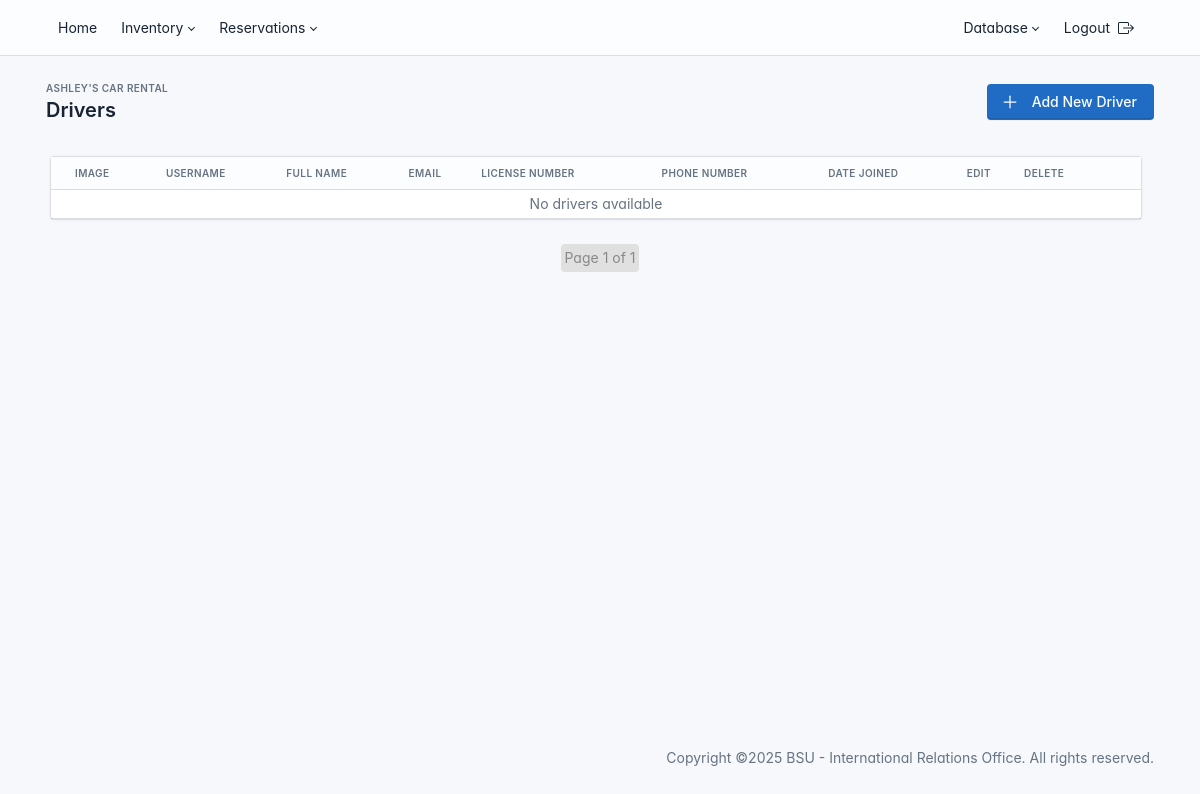
Before: /administrator/drivers/ with the older database file.
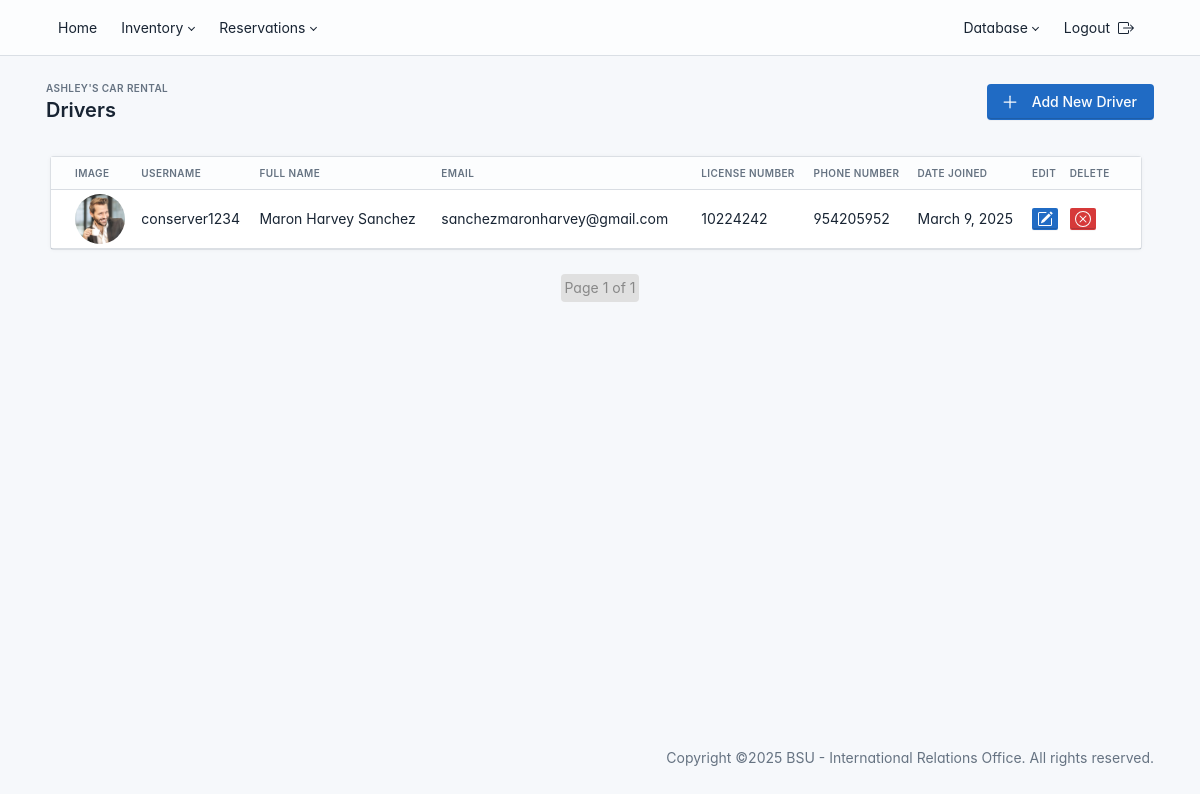
After: the same page with the newer database file.
### administrator/models.py (models this page shows, shortened)
class Driver(models.Model):
    user = models.OneToOneField(User, on_delete=models.CASCADE)
    license_number = models.CharField(max_length=50, unique=True)
    phone_number = models.CharField(max_length=15, unique=True)
    image = models.ImageField(upload_to='driver_images/', default='driver_images/default.jpg', blank=True, null=True)

### administrator/views.py (the view)
# urls.py: path('drivers/', views.driver_list, name='driver_list'),
def driver_list(request):
    drivers = Driver.objects.all()  # Fetch all drivers
    paginator = Paginator(drivers, 10)  # Show 10 drivers per page
    page_number = request.GET.get("page")
    page_obj = paginator.get_page(page_number)
    return render(request, "administrator/driver_list.html", {
        "drivers": page_obj,  # Pass paginated drivers
        "page_obj": page_obj,  # Include page_obj for pagination controls
    })

### templates/administrator/driver_list.html (shortened to what this page needs)
{% extends "administrator/base.html" %}
{% block content %}
<div class="page-wrapper">
    <div class="page-header d-print-none mb-2">
        <div class="container-xl">
            <div class="row g-2 align-items-center">
                <div class="col">
                    <div class="page-pretitle">
                        Ashley's Car Rental
                    </div>
                    <h2 class="page-title">
                        Drivers
                    </h2>
                </div>
                <div class="col-auto ms-auto d-print-none">
                    <div class="btn-list">
                        <a href="#" class="btn btn-primary d-none d-sm-inline-block" data-bs-toggle="modal" data-bs-target="#modal-driver">
                            <svg xmlns="http://www.w3.org/2000/svg" class="icon" width="24" height="24" viewBox="0 0 24 24" stroke-width="2" stroke="currentColor" fill="none" stroke-linecap="round" stroke-linejoin="round">
                                <path stroke="none" d="M0 0h24v24H0z" fill="none"/>
                                <path d="M12 5l0 14" />
                                <path d="M5 12l14 0" />
                            </svg>
                            Add New Driver
                        </a>
                    </div>
                </div>
            </div>
        </div>
    </div>
    <div class="page-body container">
        <div class="row g-2 container">
            <div class="col-12">
                <div class="card">
                    <div class="table-responsive">
                        <table class="table table-sm card-table table-vcenter text-nowrap datatable">
                            <thead>
                                <tr>
                                    <th>Image</th>
                                    <th>Username</th>
                                    <th>Full Name</th>
                                    <th>Email</th>
                                    <th>License Number</th>
                                    <th>Phone Number</th>
                                    <th>Date Joined</th>
                                    <th>Edit</th>
                                    <th>Delete</th>
                                </tr>
                            </thead>
                            <tbody>
                                {% if drivers %}
                                    {% for driver in drivers %}
                                    <tr>
                                        <td>
                                            {% if driver.image %}
                                                <img src="{{ driver.image.url }}" alt="Driver Image" class="rounded-circle" width="50" height="50">
                                            {% else %}
                                                <span class="text-muted">No Image</span>
                                            {% endif %}
                                        </td>
                                        <td>{{ driver.user.username }}</td>
                                        <td>{{ driver.user.first_name }} {{ driver.user.last_name }}</td>
                                        <td>{{ driver.user.email }}</td>
                                        <td>{{ driver.license_number }}</td>
                                        <td>{{ driver.phone_number }}</td>
                                        <td>{{ driver.user.date_joined|date:"F j, Y" }}</td>
                                        <td>
                                            <button class="btn btn-sm btn-primary edit-driver-btn"
                                                    data-bs-toggle="modal"
                                                    data-bs-target="#modal-edit-driver"
                                                    data-id="{{ driver.id }}"
                                                    data-username="{{ driver.user.username }}"
                                                    data-license-number="{{ driver.license_number }}"
                                                    data-phone-number="{{ driver.phone_number }}"
                                                    data-email="{{ driver.user.email }}"
                                                    data-fullname="{{ driver.user.first_name }} {{ driver.user.last_name }}"
                                                    data-address="{{ driver.address }}"
                                                    data-image-url="{% if driver.image %}{{ driver.image.url }}{% endif %}">
                                            </button>
                                        </td>
                                        <td>
                                            <button type="button" class="btn btn-danger btn-sm" data-bs-toggle="modal" data-bs-target="#modal-delete"
                                                data-delete-url="{% url 'delete_driver' driver.id %}"
                                                data-driver-name="{{ driver.user.first_name }} {{ driver.user.last_name }}">
                                            </button>
                                        </td>
                                    </tr>
                                    {% endfor %}
                                {% else %}
                                    <tr>
                                        <td colspan="10" class="text-center text-muted">No drivers available</td>
                                    </tr>
                                {% endif %}
                            </tbody>
                        </table>
                    </div>
                </div>
            </div>
        </div>
    </div>
    <nav aria-label="Page navigation pt-2">
        <ul class="pagination justify-content-center">
            <li class="page-item disabled">
                <span class="page-link">Page {{ page_obj.number }} of {{ page_obj.paginator.num_pages }}</span>
            </li>
        </ul>
    </nav>
</div>
{% endblock content %}

### templates/administrator/base.html (shortened to what this page needs)
{% load static %}
<!doctype html>
<html lang="en">
  <head>
    <link href="{% static 'administrator/ui/dist/css/tabler.min.css' %}" rel="stylesheet"/>
    <link href="{% static 'administrator/ui/dist/css/tabler-flags.min.css' %}" rel="stylesheet"/>
    <link href="{% static 'administrator/ui/dist/css/tabler-payments.min.css' %}" rel="stylesheet"/>
    <link href="{% static 'administrator/ui/dist/css/tabler-vendors.min.css' %}" rel="stylesheet"/>
    <link href="{% static 'administrator/ui/dist/css/demo.min.css' %}" rel="stylesheet"/>
  </head>
  <body>
    <div class="page">
<header class="navbar navbar-expand-md navbar-light bg-light">
  <div class="container-xl">
      <div class="collapse navbar-collapse" id="navbar-menu">
          <ul class="navbar-nav me-auto mb-md-0">
              <li class="nav-item">
                  <a class="nav-link" href="{% url 'admin_dashboard' %}">Home</a>
              </li>
              <li class="nav-item dropdown">
                  <a class="nav-link dropdown-toggle" href="#" id="inventoryDropdown" role="button" data-bs-toggle="dropdown" aria-expanded="false">
                      Inventory
                  </a>
              </li>
              <li class="nav-item dropdown">
                <a class="nav-link dropdown-toggle" href="#" id="databaseDropdown" role="button" data-bs-toggle="dropdown" aria-expanded="false">
                    Reservations
                </a>
              </li>
          </ul>
          <ul class="navbar-nav ms-auto">
              <li class="nav-item dropdown">
                  <a class="nav-link dropdown-toggle" href="#" id="databaseDropdown" role="button" data-bs-toggle="dropdown" aria-expanded="false">
                      Database
                  </a>
              </li>
              <li class="nav-item">
                  <a href="" onclick="event.preventDefault(); document.getElementById('logout-form').submit();" class="nav-link">
                      Logout
                  </a>
              </li>
          </ul>
      </div>
  </div>
</header>
    {% block content %}
    {% endblock content %}
    <footer class="footer footer-transparent d-print-none">
      <div class="container-xl">
        <div class="row text-center align-items-center flex-row-reverse">
          <div class="col-12 col-lg-auto mt-3 mt-lg-0">
            <ul class="list-inline list-inline-dots mb-0">
              <li class="list-inline-item">
                Copyright &copy;2025
                <a href="." class="link-secondary">BSU - International Relations Office</a>.
                All rights reserved.
              </li>
            </ul>
          </div>
        </div>
      </div>
    </footer>
  </div>
  </body>
</html>

### templates/administrator/base.html (style rules this page uses)
:root { --tblr-font-sans-serif: 'Inter Var', -apple-system, BlinkMacSystemFont, San Francisco, Segoe UI, Roboto, Helvetica Neue, sans-serif; }
body { font-feature-settings: "cv03", "cv04", "cv11"; }

### templates/administrator/driver_list.html (style rules this page uses)
.pagination .page-link { background-color: #fff; color: #000; }
.pagination .page-item.disabled .page-link { background-color: #e0e0e0; color: #888; }
.pagination .page-item { margin: 0 5px; }

Changed rows visible on the page:
added Driver: image (picture), user.username "conserver1234", user.first_name "Maron Harvey", user.last_name "Sanchez", user.email "sanchezmaronharvey@gmail.com", license_number "10224242", phone_number "954205952", user.date_joined "March 9, 2025"
Other visible differences:
text no longer shown: "No drivers available"
